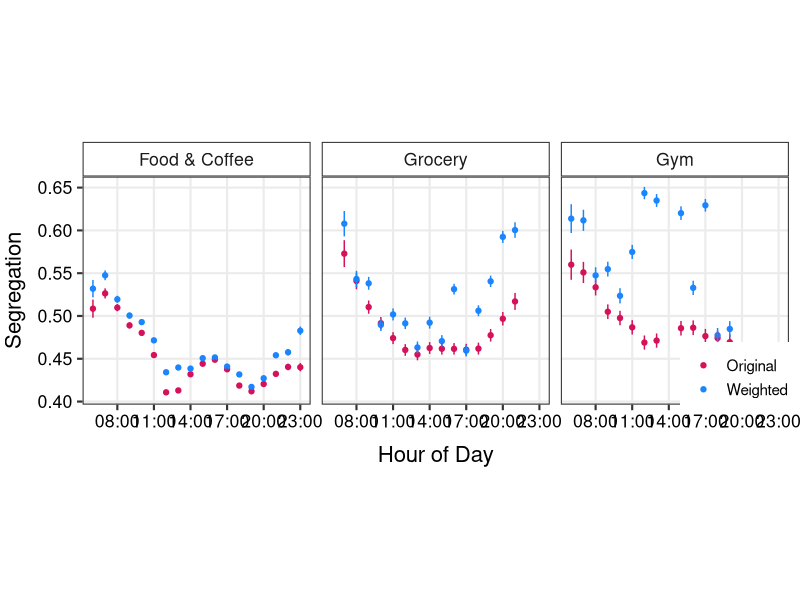
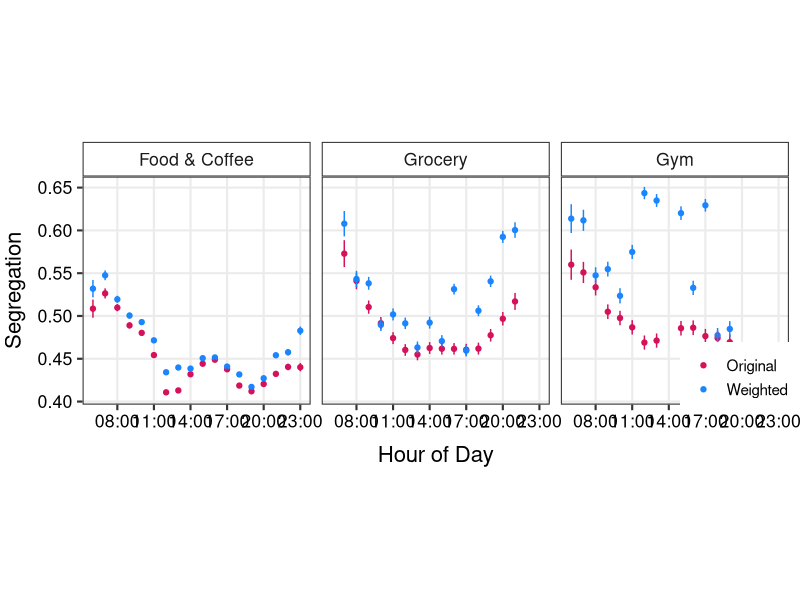

These charts were generated, in order, by the following R code:
## CODE TO RECREATE FIGURE 5 ##

# read in packages
library(tidyverse)


# read in csv
ave_orig_and_reweighted_seg_by_hour_fig5 <- read.csv("fig5.csv")


# add column for the time labels on the x-axis
ave_orig_and_reweighted_seg_by_hour_fig5 <- ave_orig_and_reweighted_seg_by_hour_fig5 %>%
  mutate(time_label = as.POSIXct(hour * 3600, origin = "1970-01-01", tz = "UTC"))


# set modified start and end time variables
start_time_6 <- as.POSIXct(6 * 3600, origin = "1970-01-01", tz = "UTC")
end_time <- as.POSIXct(23 * 3600, origin = "1970-01-01", tz = "UTC")


# plot Figure 5
p_fig5 <- ggplot(ave_orig_and_reweighted_seg_by_hour_fig5, aes(x = time_label, y = seg, group = seg_label)) + 
  geom_point(aes(fill = seg_label, color = seg_label), shape = 21) +
  geom_errorbar(aes(ymin = seg - std_error_x2, ymax = seg + std_error_x2, width = 1, color = seg_label), show.legend = FALSE) +
  scale_fill_manual(values = c("#D41159", "#1A85ff"),  labels = c('Original', 'Weighted'), name = "Legend") +
  scale_color_manual(values = c("#D41159", "#1A85ff"), labels = c('Original', 'Weighted'), name = "Legend") +
  scale_x_datetime(date_labels = "%H:%M",
                   date_breaks = "3 hours",
                   limits = c(start_time_6, end_time)) +
  labs(x = "Hour of Day", y="Segregation", color = "") +
  facet_grid(.~poi_type) +
  theme_bw(base_size = 16) +
  theme(strip.background =element_rect(fill="white"),
        panel.grid.minor = element_blank(),
        aspect.ratio = 1, 
        axis.title.y = element_text(color = "black", vjust = +2.25),
        axis.title.x = element_text(color = "black", vjust = -0.75),
        axis.text.x = element_text(color = "black"),
        axis.text.y = element_text(color = "black",),
        legend.title = element_blank(),
        legend.text = element_text(size = 11),
        legend.position = "inside",
        legend.position.inside = c(0.93,0.12))


# print Figure 5
p_fig5

# save Figure 5 at this size
ggsave("p_fig5.png", p_fig5, width = 12, height = 5, units = "in")
